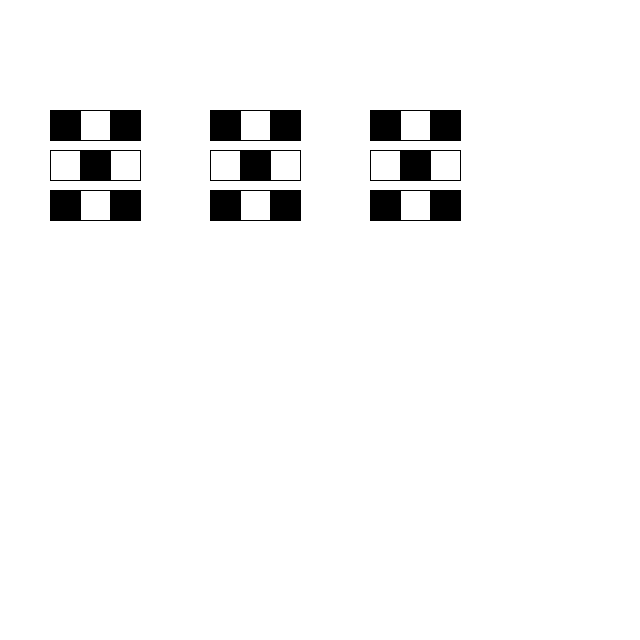
Frame 1 (no input)
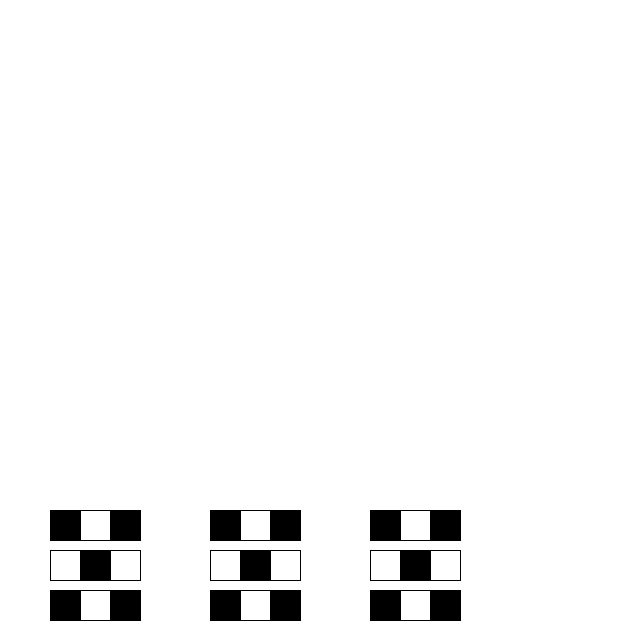
Frame 60 (the mouse pressed at the canvas centre just before this capture)
Frame 120 (the mouse held since frame 60 and released just before this capture): identical to frame 60, image omitted

The Processing sketch that drew these frames (run headless with seeded random() and noise(); from frame 60 on, the mouse is pressed at the canvas centre):

// Processing sketch: up_down
// ── up_down.pde
void setup(){
    size (640,640);
    frameRate(6);

}
boolean show_circles=true;

int k=0;
int j=0;
void draw(){
    background(255);
    squares(k,j);
    k++;
    
    if (j==6){
        j=0;
    }
    if (k==5){
        k=0;
        j++;
    }
}

void circles(int k){
    pushStyle();
    line(310,320,330,320);
    line(320,310,320,330);
    fill(255,102,178);
    float rad=60;
    float [] deg ={0,30,60,90,120,150,180,210,240,270,300,330};
    float current;
    translate(320, 320);
        for (int i=0;i<12;i++){
            pushMatrix();
            current=deg[i];
            rotate(radians(current));
            println("current: "+current);
            if (i!=k){
                circle(0,150,rad);
            }
            popMatrix();
        }
    popStyle();
}
void squares(int k,int j){
    pushStyle();
    pushMatrix();
    translate(0,j*80);
    int [] pos = {40,200,360};
    for (int i=0;i<3;i++){
        pushMatrix();
        translate(pos[i],100);
        if (k%2==0){
            stroke(0);
            fill(0);
            square(10, 10, 30);
            fill(255);
            square(40, 10, 30);
            fill(0);
            square(70, 10, 30);
            
            stroke(0);
            fill(255);
            square(10, 50, 30);
            fill(0);
            square(40, 50, 30);
            fill(255);
            square(70, 50, 30);
                
            fill(0);
            square(10, 90, 30);
            fill(255);
            square(40, 90, 30);
            fill(0);
            square(70, 90, 30);
        }else {
            stroke(0);
            fill(255);
            square(10, 10, 30);
            fill(0);
            square(40, 10, 30);
            fill(255);
            square(70, 10, 30);

            fill(0);
            square(10, 50, 30);
            fill(255);
            square(40, 50, 30);
            fill(0);
            square(70, 50, 30);
            
            stroke(0);
            fill(255);
            square(10, 90, 30);
            fill(0);
            square(40, 90, 30);
            fill(255);
            square(70, 90, 30);    
        }
        popMatrix();
    }
    popMatrix();
    popStyle();
}
